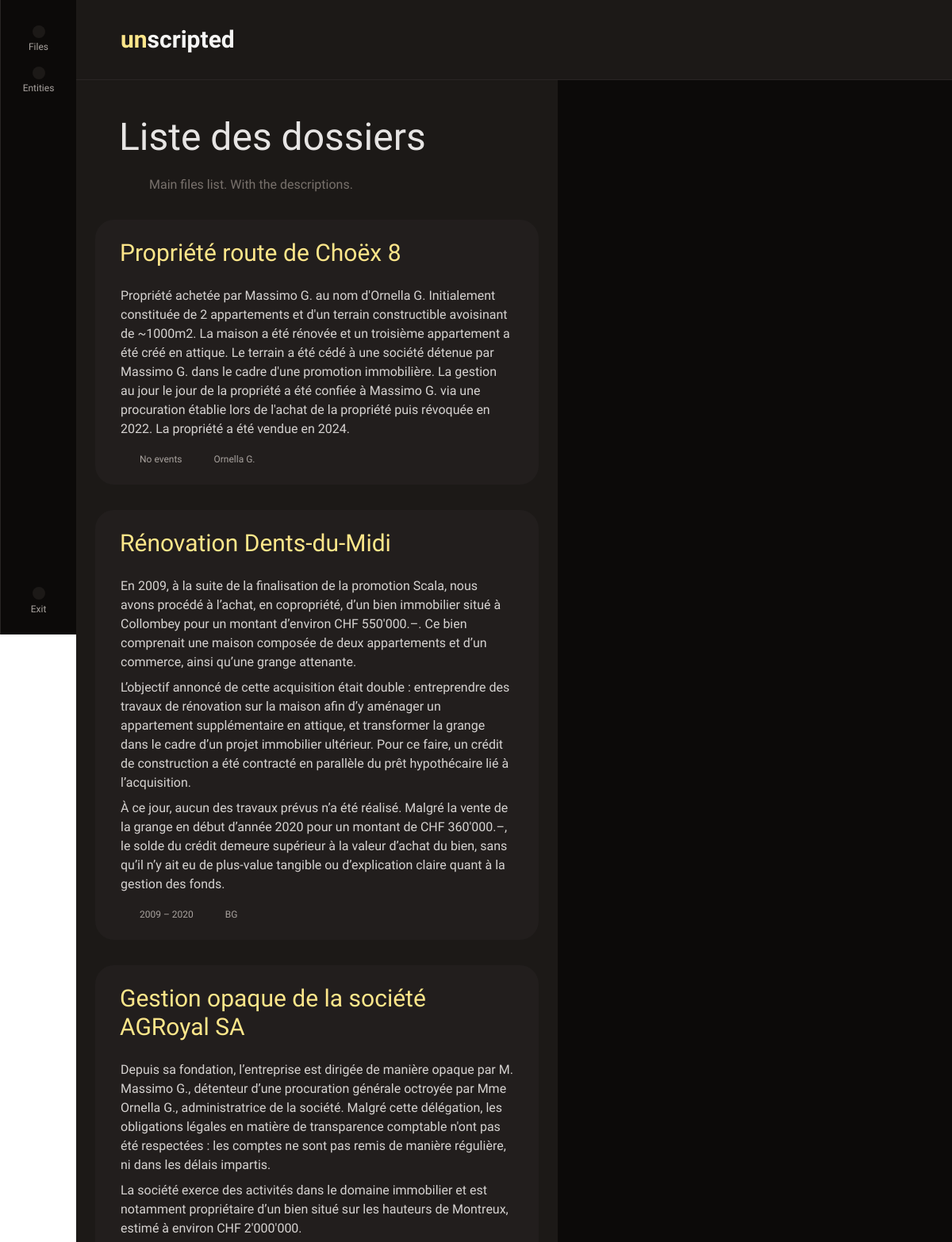
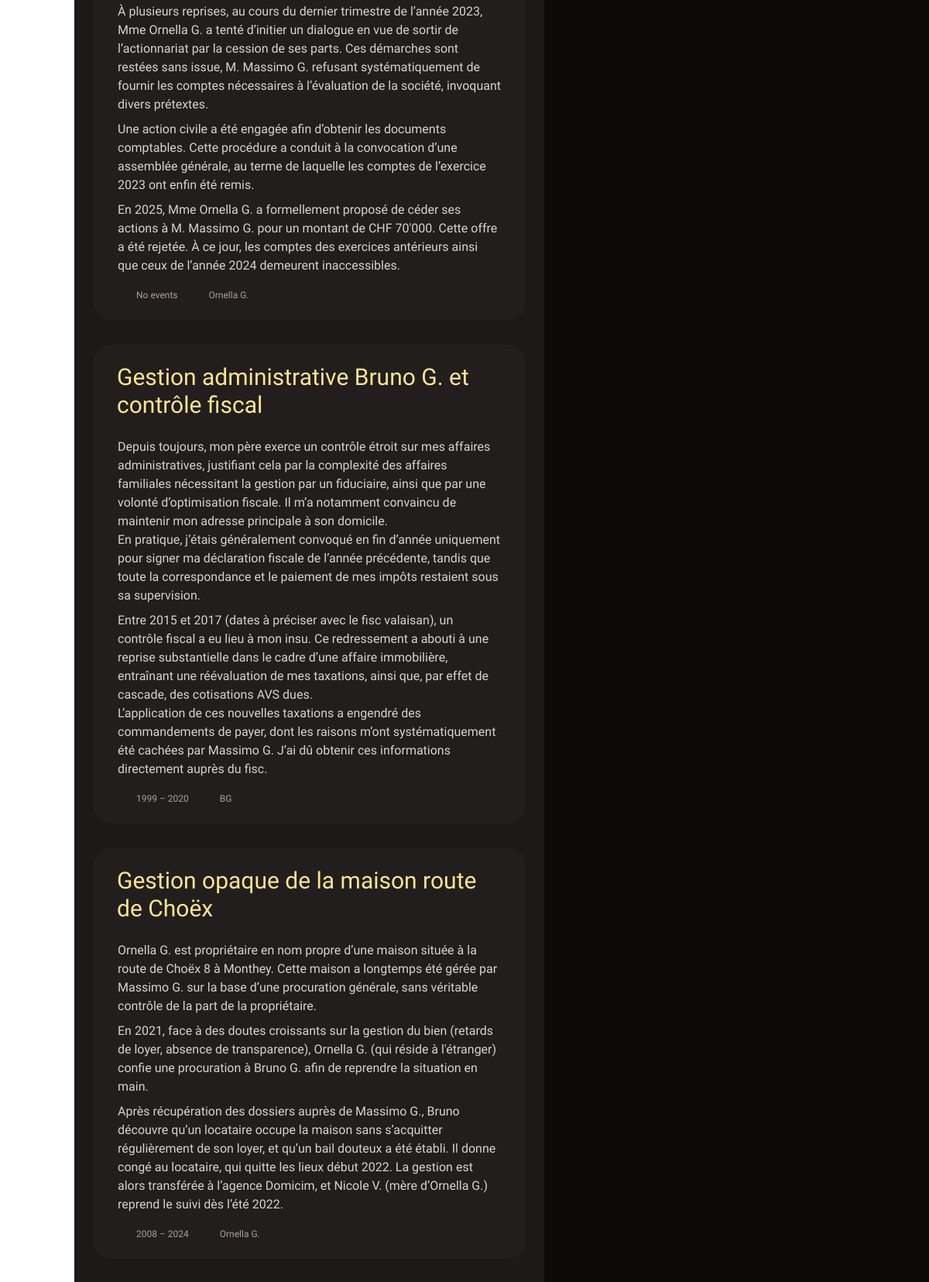
The app's page /dashboard (signed in, upper part) with its own data (2 pictures, top to bottom).
### timeline/models.py (models this page shows, shortened)
class File(models.Model):
    owner = models.ForeignKey(User, on_delete=models.SET_NULL, null=True, blank=True, related_name="files")
    slug = models.SlugField(unique=True)
    parent = models.ForeignKey('self', on_delete=models.CASCADE, null=True, blank=True, related_name="children")
    name = models.CharField(max_length=200, unique=True)
    summary = RichTextField(blank=True, null=True)
    details = RichTextField(blank=True, null=True)
    information = RichTextField(blank=True, null=True, verbose_name="Practical informations")
    objectives = RichTextField(blank=True, null=True, verbose_name="Objectives")
    created_at = models.DateTimeField(auto_now_add=True)
    modified_at = models.DateTimeField(auto_now=True)
    documents = GenericRelation('UploadedDocument')
    notes = RichTextField(blank=True, null=True)
    comments = GenericRelation(Comment)
    tags = models.ManyToManyField('Tag', blank=True, related_name='file')
    active = models.BooleanField(default=False)

### timeline_backend/views.py (the view)
# urls.py: path('dashboard', views.files_view, name='dashboard'),
@login_required
def files_view(request, slug=None):
    files = File.objects.filter(active=True).prefetch_related("events")
    parent_files = File.objects.filter(parent__isnull=True)
    file_data = []
    for file in files:
        events = file.events.order_by("date")
        first_event = events.first()
        last_event = events.last()
        if first_event and last_event:
            year_range = (first_event.date.year, last_event.date.year)
        else:
            year_range = None
        file_data.append({
            "file": file,
            "year_range": year_range,
        })
    return render(request, 'files.html', {
        'file_data': file_data,
        'parent_files': parent_files,
    })

### templates/files.html
{% extends "base.html" %}
{% block content %}
<h1>Liste des dossiers</h1>
<div class="font-sans text-stone-500 flex flex-row items-center gap-3 text-sm">
  <span class="text-stone-600 iconify block w-6 h-6" data-icon="iconamoon:information-circle-fill" data-inline="false"></span>
  <span class="text-base">Main files list. With the descriptions.</span>
</div>
{% for item in file_data %}
  {% with file=item.file year_range=item.year_range %}
      <div class="
        p-6 md:py-6 md:px-8
        my-8 text-normal text-stone-300 rounded-3xl
        bg-stone-800 bg-opacity-50
        [&>p]:mb-2
        -mx-4 md:-mx-8
        ">
      <h2>
        <a href="{{ file.slug }}" class="hover:underline inline-flex items-center">
          <span>{{ file.name }}</span>
        </a>
      </h2>
      {{ file.summary|safe }}
      <div class="text-xs text-stone-400 flex items-center gap-4 mt-4">
        <div class="flex items-center gap-2">
          <span class="text-stone-500 iconify block w-4 h-4" data-icon="icon-park-twotone:time" data-inline="false"></span>
          <span class="inline-block align-middle mt-[2px]">
            {% if year_range %}
              {{ year_range.0 }} – {{ year_range.1 }}
            {% else %}
              No events
            {% endif %}
          </span>
        </div>
        <div class="flex items-center gap-2">
          <span class="text-stone-500 iconify block w-4 h-4" data-icon="duo-icons:user" data-inline="false"></span>
          <span class="inline-block align-middle mt-[2px]">
            {{ file.owner.get_full_name|default:file.owner.username|default:"Unknown" }}
          </span>
        </div>
      </div>
    </div>
  {% endwith %}
{% empty %}
  <p>Aucun fichier disponible.</p>
{% endfor %}
{% endblock %}

### records on screen
File: file.name "Propriété route de Choëx 8", file.summary "Propriété achetée par Massimo G. au nom d'Ornella G. Initialement constituée de 2 appartements et d'un terrain constructible avoisinant de ~1000m2. La maison a été rénovée et un troisième appartement a été créé en attique. Le terrain a été cédé à une société détenue par Massimo G. dans le cadre d'une promotion immobilière. La gestion au jour le jour de la propriété a été confiée à Massimo G. via une procuration établie lors de l'achat de la propriété puis révoquée en 2022. La propriété a été vendue en 2024.", shows "No events", file.owner.get_full_name "Ornella G."
File: file.name "Rénovation Dents-du-Midi", file.summary "En 2009, à la suite de la finalisation de la promotion Scala, nous avons procédé à l’achat, en copropriété, d’un bien immobilier situé à Collombey pour un montant d’environ CHF 550'000.–. Ce bien comprenait une maison composée de deux appartements et d’un commerce, ainsi qu’une grange attenante. L’objectif annoncé de cette acquisition était double : entreprendre des travaux de rénovation sur la maison afin d’y aménager un appartement supplémentaire en attique, et transformer la grange dans le cadre d’un projet immobilier ultérieur. Pour ce faire, un crédit de construction a été contracté en parallèle du prêt hypothécaire lié à l’acquisition. À ce jour, aucun des travaux prévus n’a été…", year_range.0 "2009", year_range.1 "2020", file.owner.get_full_name "BG"
File: file.name "Gestion opaque de la société AGRoyal SA", file.summary "Depuis sa fondation, l’entreprise est dirigée de manière opaque par M. Massimo G., détenteur d’une procuration générale octroyée par Mme Ornella G., administratrice de la société. Malgré cette délégation, les obligations légales en matière de transparence comptable n'ont pas été respectées : les comptes ne sont pas remis de manière régulière, ni dans les délais impartis. La société exerce des activités dans le domaine immobilier et est notamment propriétaire d’un bien situé sur les hauteurs de Montreux, estimé à environ CHF 2'000'000. À plusieurs reprises, au cours du dernier trimestre de l’année 2023, Mme Ornella G. a tenté d’initier un dialogue en vue de sortir de l’actionnariat par la…", shows "No events", file.owner.get_full_name "Ornella G."
File: file.name "Gestion administrative Bruno G. et contrôle fiscal", file.summary "Depuis toujours, mon père exerce un contrôle étroit sur mes affaires administratives, justifiant cela par la complexité des affaires familiales nécessitant la gestion par un fiduciaire, ainsi que par une volonté d’optimisation fiscale. Il m’a notamment convaincu de maintenir mon adresse principale à son domicile. En pratique, j’étais généralement convoqué en fin d’année uniquement pour signer ma déclaration fiscale de l’année précédente, tandis que toute la correspondance et le paiement de mes impôts restaient sous sa supervision. Entre 2015 et 2017 (dates à préciser avec le fisc valaisan), un contrôle fiscal a eu lieu à mon insu. Ce redressement a abouti à une reprise substantielle dans le…", year_range.0 "1999", year_range.1 "2020", file.owner.get_full_name "BG"
File: file.name "Gestion opaque de la maison route de Choëx", file.summary "Ornella G. est propriétaire en nom propre d’une maison située à la route de Choëx 8 à Monthey. Cette maison a longtemps été gérée par Massimo G. sur la base d’une procuration générale, sans véritable contrôle de la part de la propriétaire. En 2021, face à des doutes croissants sur la gestion du bien (retards de loyer, absence de transparence), Ornella G. (qui réside à l'étranger) confie une procuration à Bruno G. afin de reprendre la situation en main. Après récupération des dossiers auprès de Massimo G., Bruno découvre qu’un locataire occupe la maison sans s’acquitter régulièrement de son loyer, et qu’un bail douteux a été établi. Il donne congé au locataire, qui quitte les lieux début…", year_range.0 "2008", year_range.1 "2024", file.owner.get_full_name "Ornella G."
